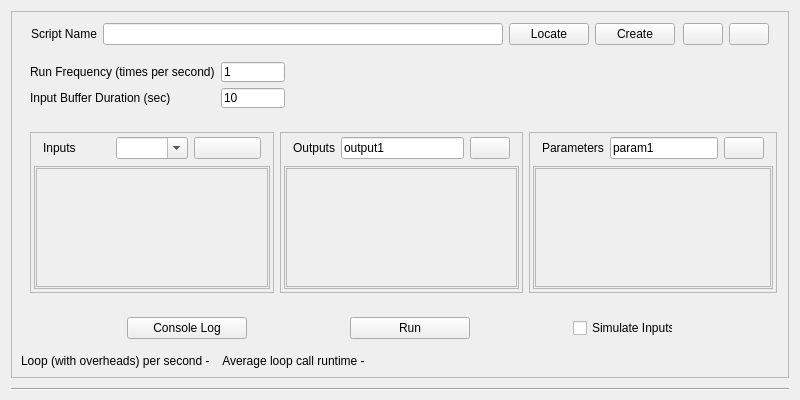
<?xml version="1.0" encoding="UTF-8"?>
<ui version="4.0">
 <class>TopLevelWidget</class>
 <widget class="QWidget" name="TopLevelWidget">
  <property name="geometry">
   <rect>
    <x>0</x>
    <y>0</y>
    <width>800</width>
    <height>400</height>
   </rect>
  </property>
  <property name="sizePolicy">
   <sizepolicy hsizetype="Preferred" vsizetype="Expanding">
    <horstretch>0</horstretch>
    <verstretch>0</verstretch>
   </sizepolicy>
  </property>
  <property name="minimumSize">
   <size>
    <width>620</width>
    <height>400</height>
   </size>
  </property>
  <property name="windowTitle">
   <string>Form</string>
  </property>
  <layout class="QVBoxLayout" name="TopLevelLayout">
   <property name="spacing">
    <number>1</number>
   </property>
   <property name="bottomMargin">
    <number>9</number>
   </property>
   <item>
    <widget class="QFrame" name="frame">
     <property name="sizePolicy">
      <sizepolicy hsizetype="Preferred" vsizetype="Expanding">
       <horstretch>0</horstretch>
       <verstretch>0</verstretch>
      </sizepolicy>
     </property>
     <property name="frameShape">
      <enum>QFrame::StyledPanel</enum>
     </property>
     <property name="frameShadow">
      <enum>QFrame::Raised</enum>
     </property>
     <layout class="QVBoxLayout" name="verticalLayout">
      <item>
       <widget class="QWidget" name="top_widget" native="true">
        <property name="sizePolicy">
         <sizepolicy hsizetype="Minimum" vsizetype="Minimum">
          <horstretch>0</horstretch>
          <verstretch>0</verstretch>
         </sizepolicy>
        </property>
        <property name="minimumSize">
         <size>
          <width>300</width>
          <height>0</height>
         </size>
        </property>
        <property name="maximumSize">
         <size>
          <width>16777215</width>
          <height>16777215</height>
         </size>
        </property>
        <layout class="QHBoxLayout" name="horizontalLayout_2">
         <property name="topMargin">
          <number>1</number>
         </property>
         <property name="bottomMargin">
          <number>1</number>
         </property>
         <item alignment="Qt::AlignLeft">
          <widget class="QWidget" name="widget_script_basic_info" native="true">
           <layout class="QHBoxLayout" name="horizontalLayout_6">
            <property name="leftMargin">
             <number>1</number>
            </property>
            <property name="topMargin">
             <number>1</number>
            </property>
            <property name="rightMargin">
             <number>1</number>
            </property>
            <property name="bottomMargin">
             <number>1</number>
            </property>
            <item alignment="Qt::AlignHCenter">
             <widget class="QLabel" name="scriptNameLabel">
              <property name="sizePolicy">
               <sizepolicy hsizetype="Fixed" vsizetype="Minimum">
                <horstretch>0</horstretch>
                <verstretch>0</verstretch>
               </sizepolicy>
              </property>
              <property name="minimumSize">
               <size>
                <width>0</width>
                <height>0</height>
               </size>
              </property>
              <property name="maximumSize">
               <size>
                <width>16777215</width>
                <height>16777215</height>
               </size>
              </property>
              <property name="toolTip">
               <string>Current timestamp in the replay file</string>
              </property>
              <property name="text">
               <string>Script Name</string>
              </property>
             </widget>
            </item>
            <item alignment="Qt::AlignHCenter">
             <widget class="QLineEdit" name="scriptPathLineEdit">
              <property name="sizePolicy">
               <sizepolicy hsizetype="Expanding" vsizetype="Minimum">
                <horstretch>0</horstretch>
                <verstretch>0</verstretch>
               </sizepolicy>
              </property>
              <property name="minimumSize">
               <size>
                <width>400</width>
                <height>0</height>
               </size>
              </property>
             </widget>
            </item>
            <item alignment="Qt::AlignHCenter">
             <widget class="QPushButton" name="locateBtn">
              <property name="sizePolicy">
               <sizepolicy hsizetype="Minimum" vsizetype="Minimum">
                <horstretch>0</horstretch>
                <verstretch>0</verstretch>
               </sizepolicy>
              </property>
              <property name="minimumSize">
               <size>
                <width>0</width>
                <height>0</height>
               </size>
              </property>
              <property name="text">
               <string>Locate</string>
              </property>
             </widget>
            </item>
            <item alignment="Qt::AlignHCenter">
             <widget class="QPushButton" name="createBtn">
              <property name="sizePolicy">
               <sizepolicy hsizetype="Minimum" vsizetype="Minimum">
                <horstretch>0</horstretch>
                <verstretch>0</verstretch>
               </sizepolicy>
              </property>
              <property name="minimumSize">
               <size>
                <width>0</width>
                <height>0</height>
               </size>
              </property>
              <property name="text">
               <string>Create</string>
              </property>
             </widget>
            </item>
           </layout>
          </widget>
         </item>
         <item alignment="Qt::AlignRight">
          <widget class="QWidget" name="pop_remove_button_widget" native="true">
           <layout class="QHBoxLayout" name="horizontalLayout_7">
            <property name="leftMargin">
             <number>1</number>
            </property>
            <property name="topMargin">
             <number>1</number>
            </property>
            <property name="rightMargin">
             <number>1</number>
            </property>
            <property name="bottomMargin">
             <number>1</number>
            </property>
            <item>
             <widget class="QPushButton" name="PopWindowBtn">
              <property name="text">
               <string/>
              </property>
             </widget>
            </item>
            <item>
             <widget class="QPushButton" name="removeBtn">
              <property name="text">
               <string/>
              </property>
             </widget>
            </item>
           </layout>
          </widget>
         </item>
        </layout>
       </widget>
      </item>
      <item>
       <widget class="QWidget" name="run_params_widget" native="true">
        <property name="sizePolicy">
         <sizepolicy hsizetype="Preferred" vsizetype="Fixed">
          <horstretch>0</horstretch>
          <verstretch>0</verstretch>
         </sizepolicy>
        </property>
        <property name="minimumSize">
         <size>
          <width>0</width>
          <height>64</height>
         </size>
        </property>
        <property name="maximumSize">
         <size>
          <width>16777215</width>
          <height>64</height>
         </size>
        </property>
        <layout class="QFormLayout" name="formLayout">
         <item row="0" column="0">
          <widget class="QLabel" name="label">
           <property name="toolTip">
            <string>In Hz, controls how many times does the script loop run per second.</string>
           </property>
           <property name="text">
            <string>Run Frequency (times per second)</string>
           </property>
          </widget>
         </item>
         <item row="0" column="1">
          <widget class="QLineEdit" name="frequencyLineEdit">
           <property name="maximumSize">
            <size>
             <width>64</width>
             <height>16777215</height>
            </size>
           </property>
           <property name="text">
            <string>1</string>
           </property>
          </widget>
         </item>
         <item row="1" column="0">
          <widget class="QLabel" name="label_2">
           <property name="toolTip">
            <string>The time window of samples the script will have access to at each loop. Buffer will throw out oldest data to allow new data come in.</string>
           </property>
           <property name="text">
            <string>Input Buffer Duration (sec)</string>
           </property>
          </widget>
         </item>
         <item row="1" column="1">
          <widget class="QLineEdit" name="timeWindowLineEdit">
           <property name="maximumSize">
            <size>
             <width>64</width>
             <height>16777215</height>
            </size>
           </property>
           <property name="text">
            <string>10</string>
           </property>
          </widget>
         </item>
        </layout>
       </widget>
      </item>
      <item>
       <widget class="QWidget" name="iop_widget" native="true">
        <property name="sizePolicy">
         <sizepolicy hsizetype="Preferred" vsizetype="Expanding">
          <horstretch>0</horstretch>
          <verstretch>0</verstretch>
         </sizepolicy>
        </property>
        <property name="minimumSize">
         <size>
          <width>0</width>
          <height>0</height>
         </size>
        </property>
        <property name="maximumSize">
         <size>
          <width>16777215</width>
          <height>16777215</height>
         </size>
        </property>
        <layout class="QHBoxLayout" name="horizontalLayout_3">
         <property name="topMargin">
          <number>9</number>
         </property>
         <property name="rightMargin">
          <number>2</number>
         </property>
         <item>
          <widget class="QFrame" name="frame_input">
           <property name="frameShape">
            <enum>QFrame::StyledPanel</enum>
           </property>
           <property name="frameShadow">
            <enum>QFrame::Raised</enum>
           </property>
           <layout class="QVBoxLayout" name="verticalLayout_2">
            <property name="leftMargin">
             <number>1</number>
            </property>
            <property name="topMargin">
             <number>1</number>
            </property>
            <property name="rightMargin">
             <number>1</number>
            </property>
            <property name="bottomMargin">
             <number>1</number>
            </property>
            <item>
             <widget class="QWidget" name="widget_input" native="true">
              <layout class="QVBoxLayout" name="vboxlayout_1">
               <property name="leftMargin">
                <number>2</number>
               </property>
               <property name="topMargin">
                <number>2</number>
               </property>
               <property name="rightMargin">
                <number>2</number>
               </property>
               <property name="bottomMargin">
                <number>2</number>
               </property>
               <item>
                <widget class="QWidget" name="widget_input_controls" native="true">
                 <property name="maximumSize">
                  <size>
                   <width>16777215</width>
                   <height>48</height>
                  </size>
                 </property>
                 <layout class="QHBoxLayout" name="horizontalLayout_4">
                  <property name="leftMargin">
                   <number>9</number>
                  </property>
                  <property name="topMargin">
                   <number>1</number>
                  </property>
                  <property name="bottomMargin">
                   <number>1</number>
                  </property>
                  <item>
                   <widget class="QLabel" name="label_4">
                    <property name="text">
                     <string>Inputs</string>
                    </property>
                   </widget>
                  </item>
                  <item>
                   <widget class="QComboBox" name="inputComboBox">
                    <property name="editable">
                     <bool>true</bool>
                    </property>
                   </widget>
                  </item>
                  <item>
                   <widget class="QPushButton" name="addInputBtn">
                    <property name="sizePolicy">
                     <sizepolicy hsizetype="Minimum" vsizetype="Minimum">
                      <horstretch>0</horstretch>
                      <verstretch>0</verstretch>
                     </sizepolicy>
                    </property>
                    <property name="minimumSize">
                     <size>
                      <width>0</width>
                      <height>0</height>
                     </size>
                    </property>
                    <property name="maximumSize">
                     <size>
                      <width>16777215</width>
                      <height>16777215</height>
                     </size>
                    </property>
                    <property name="text">
                     <string/>
                    </property>
                   </widget>
                  </item>
                 </layout>
                </widget>
               </item>
               <item>
                <widget class="QFrame" name="frame_2">
                 <property name="frameShape">
                  <enum>QFrame::StyledPanel</enum>
                 </property>
                 <property name="frameShadow">
                  <enum>QFrame::Raised</enum>
                 </property>
                 <layout class="QVBoxLayout" name="verticalLayout_4">
                  <property name="leftMargin">
                   <number>1</number>
                  </property>
                  <property name="topMargin">
                   <number>1</number>
                  </property>
                  <property name="rightMargin">
                   <number>1</number>
                  </property>
                  <property name="bottomMargin">
                   <number>1</number>
                  </property>
                  <item>
                   <widget class="QScrollArea" name="scrollArea">
                    <property name="widgetResizable">
                     <bool>true</bool>
                    </property>
                    <widget class="QWidget" name="inputScrollContentWidget">
                     <property name="geometry">
                      <rect>
                       <x>0</x>
                       <y>0</y>
                       <width>232</width>
                       <height>110</height>
                      </rect>
                     </property>
                     <layout class="QVBoxLayout" name="inputLayout"/>
                    </widget>
                   </widget>
                  </item>
                 </layout>
                </widget>
               </item>
              </layout>
             </widget>
            </item>
           </layout>
          </widget>
         </item>
         <item>
          <widget class="QFrame" name="frame_output">
           <property name="frameShape">
            <enum>QFrame::StyledPanel</enum>
           </property>
           <property name="frameShadow">
            <enum>QFrame::Raised</enum>
           </property>
           <layout class="QVBoxLayout" name="verticalLayout_3">
            <property name="leftMargin">
             <number>1</number>
            </property>
            <property name="topMargin">
             <number>1</number>
            </property>
            <property name="rightMargin">
             <number>1</number>
            </property>
            <property name="bottomMargin">
             <number>1</number>
            </property>
            <item>
             <widget class="QWidget" name="widget_output" native="true">
              <layout class="QVBoxLayout" name="vboxlayout_1">
               <property name="leftMargin">
                <number>2</number>
               </property>
               <property name="topMargin">
                <number>2</number>
               </property>
               <property name="rightMargin">
                <number>2</number>
               </property>
               <property name="bottomMargin">
                <number>2</number>
               </property>
               <item>
                <widget class="QWidget" name="widget_7" native="true">
                 <property name="maximumSize">
                  <size>
                   <width>16777215</width>
                   <height>48</height>
                  </size>
                 </property>
                 <layout class="QHBoxLayout" name="horizontalLayout_4">
                  <property name="topMargin">
                   <number>1</number>
                  </property>
                  <property name="bottomMargin">
                   <number>1</number>
                  </property>
                  <item>
                   <widget class="QLabel" name="label_4">
                    <property name="text">
                     <string>Outputs</string>
                    </property>
                   </widget>
                  </item>
                  <item>
                   <widget class="QLineEdit" name="output_lineEdit">
                    <property name="text">
                     <string>output1</string>
                    </property>
                   </widget>
                  </item>
                  <item>
                   <widget class="QPushButton" name="addOutput_btn">
                    <property name="sizePolicy">
                     <sizepolicy hsizetype="Minimum" vsizetype="Minimum">
                      <horstretch>0</horstretch>
                      <verstretch>0</verstretch>
                     </sizepolicy>
                    </property>
                    <property name="minimumSize">
                     <size>
                      <width>0</width>
                      <height>0</height>
                     </size>
                    </property>
                    <property name="maximumSize">
                     <size>
                      <width>16777215</width>
                      <height>16777215</height>
                     </size>
                    </property>
                    <property name="text">
                     <string/>
                    </property>
                   </widget>
                  </item>
                 </layout>
                </widget>
               </item>
               <item>
                <widget class="QFrame" name="frame_3">
                 <property name="frameShape">
                  <enum>QFrame::StyledPanel</enum>
                 </property>
                 <property name="frameShadow">
                  <enum>QFrame::Raised</enum>
                 </property>
                 <layout class="QVBoxLayout" name="verticalLayout_5">
                  <property name="leftMargin">
                   <number>1</number>
                  </property>
                  <property name="topMargin">
                   <number>1</number>
                  </property>
                  <property name="rightMargin">
                   <number>1</number>
                  </property>
                  <property name="bottomMargin">
                   <number>1</number>
                  </property>
                  <item>
                   <widget class="QScrollArea" name="scrollArea">
                    <property name="widgetResizable">
                     <bool>true</bool>
                    </property>
                    <widget class="QWidget" name="outputScrollContent">
                     <property name="geometry">
                      <rect>
                       <x>0</x>
                       <y>0</y>
                       <width>233</width>
                       <height>110</height>
                      </rect>
                     </property>
                     <layout class="QVBoxLayout" name="outputLayout"/>
                    </widget>
                   </widget>
                  </item>
                 </layout>
                </widget>
               </item>
              </layout>
             </widget>
            </item>
           </layout>
          </widget>
         </item>
         <item>
          <widget class="QFrame" name="frame_params">
           <property name="sizePolicy">
            <sizepolicy hsizetype="Preferred" vsizetype="Expanding">
             <horstretch>0</horstretch>
             <verstretch>0</verstretch>
            </sizepolicy>
           </property>
           <property name="frameShape">
            <enum>QFrame::StyledPanel</enum>
           </property>
           <property name="frameShadow">
            <enum>QFrame::Raised</enum>
           </property>
           <layout class="QHBoxLayout" name="horizontalLayout_5">
            <property name="leftMargin">
             <number>1</number>
            </property>
            <property name="topMargin">
             <number>1</number>
            </property>
            <property name="rightMargin">
             <number>1</number>
            </property>
            <property name="bottomMargin">
             <number>1</number>
            </property>
            <item>
             <widget class="QWidget" name="widget_params" native="true">
              <property name="sizePolicy">
               <sizepolicy hsizetype="Preferred" vsizetype="Expanding">
                <horstretch>0</horstretch>
                <verstretch>0</verstretch>
               </sizepolicy>
              </property>
              <layout class="QVBoxLayout" name="vboxlayout_1">
               <property name="leftMargin">
                <number>2</number>
               </property>
               <property name="topMargin">
                <number>2</number>
               </property>
               <property name="rightMargin">
                <number>2</number>
               </property>
               <property name="bottomMargin">
                <number>2</number>
               </property>
               <item>
                <widget class="QWidget" name="widget_7" native="true">
                 <property name="maximumSize">
                  <size>
                   <width>16777215</width>
                   <height>48</height>
                  </size>
                 </property>
                 <layout class="QHBoxLayout" name="horizontalLayout_4">
                  <property name="leftMargin">
                   <number>9</number>
                  </property>
                  <property name="topMargin">
                   <number>1</number>
                  </property>
                  <property name="bottomMargin">
                   <number>1</number>
                  </property>
                  <item>
                   <widget class="QLabel" name="label_4">
                    <property name="text">
                     <string>Parameters</string>
                    </property>
                   </widget>
                  </item>
                  <item>
                   <widget class="QLineEdit" name="param_lineEdit">
                    <property name="text">
                     <string>param1</string>
                    </property>
                   </widget>
                  </item>
                  <item>
                   <widget class="QPushButton" name="addParam_btn">
                    <property name="sizePolicy">
                     <sizepolicy hsizetype="Minimum" vsizetype="Minimum">
                      <horstretch>0</horstretch>
                      <verstretch>0</verstretch>
                     </sizepolicy>
                    </property>
                    <property name="minimumSize">
                     <size>
                      <width>0</width>
                      <height>0</height>
                     </size>
                    </property>
                    <property name="maximumSize">
                     <size>
                      <width>16777215</width>
                      <height>16777215</height>
                     </size>
                    </property>
                    <property name="text">
                     <string/>
                    </property>
                   </widget>
                  </item>
                 </layout>
                </widget>
               </item>
               <item>
                <widget class="QFrame" name="frame_4">
                 <property name="sizePolicy">
                  <sizepolicy hsizetype="Preferred" vsizetype="Expanding">
                   <horstretch>0</horstretch>
                   <verstretch>0</verstretch>
                  </sizepolicy>
                 </property>
                 <property name="frameShape">
                  <enum>QFrame::StyledPanel</enum>
                 </property>
                 <property name="frameShadow">
                  <enum>QFrame::Raised</enum>
                 </property>
                 <layout class="QVBoxLayout" name="verticalLayout_6">
                  <property name="leftMargin">
                   <number>1</number>
                  </property>
                  <property name="topMargin">
                   <number>1</number>
                  </property>
                  <property name="rightMargin">
                   <number>1</number>
                  </property>
                  <property name="bottomMargin">
                   <number>1</number>
                  </property>
                  <item>
                   <widget class="QScrollArea" name="scrollArea">
                    <property name="widgetResizable">
                     <bool>true</bool>
                    </property>
                    <widget class="QWidget" name="paramScrollContent">
                     <property name="geometry">
                      <rect>
                       <x>0</x>
                       <y>0</y>
                       <width>232</width>
                       <height>110</height>
                      </rect>
                     </property>
                     <property name="sizePolicy">
                      <sizepolicy hsizetype="Preferred" vsizetype="Expanding">
                       <horstretch>0</horstretch>
                       <verstretch>0</verstretch>
                      </sizepolicy>
                     </property>
                     <layout class="QVBoxLayout" name="paramsLayout"/>
                    </widget>
                   </widget>
                  </item>
                 </layout>
                </widget>
               </item>
              </layout>
             </widget>
            </item>
           </layout>
          </widget>
         </item>
        </layout>
       </widget>
      </item>
      <item alignment="Qt::AlignVCenter">
       <widget class="QWidget" name="actions_widget" native="true">
        <property name="sizePolicy">
         <sizepolicy hsizetype="Preferred" vsizetype="Minimum">
          <horstretch>0</horstretch>
          <verstretch>0</verstretch>
         </sizepolicy>
        </property>
        <property name="maximumSize">
         <size>
          <width>16777215</width>
          <height>16777215</height>
         </size>
        </property>
        <layout class="QHBoxLayout" name="horizontalLayout">
         <item>
          <widget class="QPushButton" name="ConsoleLogBtn">
           <property name="sizePolicy">
            <sizepolicy hsizetype="Fixed" vsizetype="Minimum">
             <horstretch>0</horstretch>
             <verstretch>0</verstretch>
            </sizepolicy>
           </property>
           <property name="minimumSize">
            <size>
             <width>120</width>
             <height>0</height>
            </size>
           </property>
           <property name="maximumSize">
            <size>
             <width>120</width>
             <height>16777215</height>
            </size>
           </property>
           <property name="text">
            <string>Console Log</string>
           </property>
          </widget>
         </item>
         <item>
          <widget class="QPushButton" name="runBtn">
           <property name="sizePolicy">
            <sizepolicy hsizetype="Fixed" vsizetype="Minimum">
             <horstretch>0</horstretch>
             <verstretch>0</verstretch>
            </sizepolicy>
           </property>
           <property name="minimumSize">
            <size>
             <width>120</width>
             <height>0</height>
            </size>
           </property>
           <property name="maximumSize">
            <size>
             <width>120</width>
             <height>16777215</height>
            </size>
           </property>
           <property name="text">
            <string>Run</string>
           </property>
          </widget>
         </item>
         <item>
          <widget class="QCheckBox" name="simulateCheckbox">
           <property name="sizePolicy">
            <sizepolicy hsizetype="Minimum" vsizetype="Minimum">
             <horstretch>0</horstretch>
             <verstretch>0</verstretch>
            </sizepolicy>
           </property>
           <property name="maximumSize">
            <size>
             <width>100</width>
             <height>16777215</height>
            </size>
           </property>
           <property name="text">
            <string>Simulate Inputs</string>
           </property>
          </widget>
         </item>
        </layout>
       </widget>
      </item>
      <item>
       <widget class="QLabel" name="realtimeInfoLabel">
        <property name="maximumSize">
         <size>
          <width>16777215</width>
          <height>36</height>
         </size>
        </property>
        <property name="text">
         <string>Loop (with overheads) per second -    Average loop call runtime -</string>
        </property>
       </widget>
      </item>
     </layout>
    </widget>
   </item>
   <item>
    <spacer name="verticalSpacer_2">
     <property name="orientation">
      <enum>Qt::Vertical</enum>
     </property>
     <property name="sizeType">
      <enum>QSizePolicy::Minimum</enum>
     </property>
     <property name="sizeHint" stdset="0">
      <size>
       <width>20</width>
       <height>9</height>
      </size>
     </property>
    </spacer>
   </item>
   <item>
    <widget class="Line" name="line_2">
     <property name="orientation">
      <enum>Qt::Horizontal</enum>
     </property>
    </widget>
   </item>
  </layout>
 </widget>
 <resources/>
 <connections/>
</ui>
